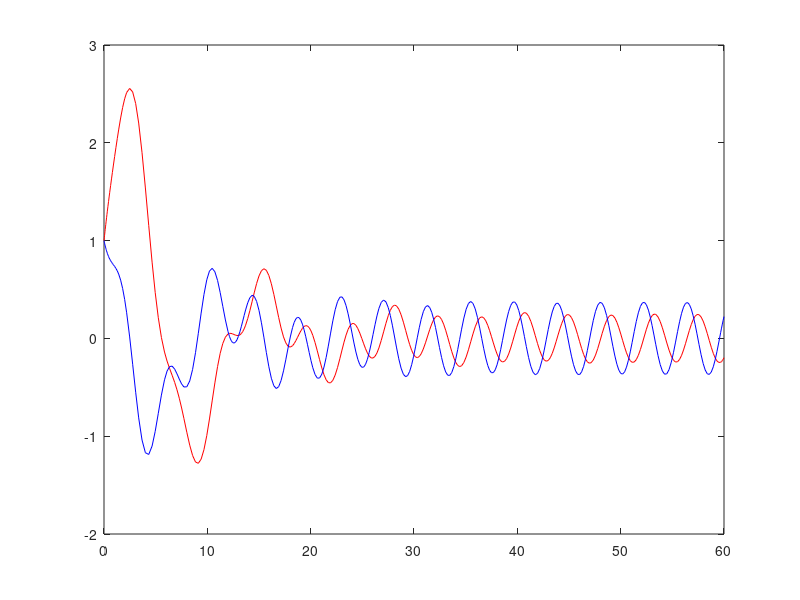

Recreate this plot in MATLAB.
function ode45_rlc

xinit = [1;1];

R = .5;
C = 2;
L = 2;

[T,X] = ode45(@ddt,[0 60], xinit);

plot(T,X(:,1),'r');
hold on
plot(T,X(:,2),'b');

function dt = ddt(t,x)
    dt(1) = x(2);
    dt(2) = -R/L*x(2) - (1/(L*C))*x(1) + sin(1.5*t)/L;
    dt=dt';
end

end
